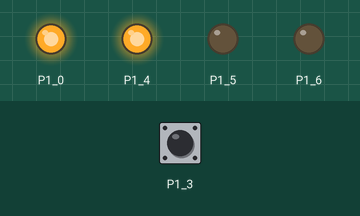
The sketch below on a simulated TI MSP430 LaunchPad. Shown: output pins drawn as LEDs (lit = HIGH). The inputs (shaded band) are chosen by the test bench; at power-on: P1_3 HIGH.

Above: at 1.2 s.
1.3 s: P1_3 pulled LOW for 0.15 s
At 1.37 s:
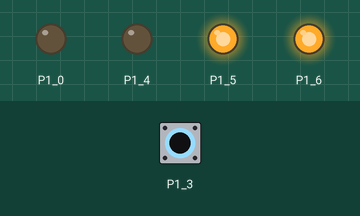
2.9 s: P1_3 pulled LOW for 3.2 s
At 7.0 s:
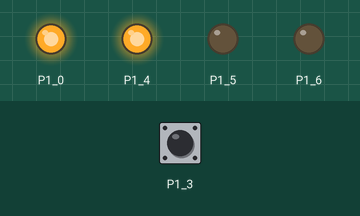
Timing chart, 0 to 8.5 s (numbered marks = the images above; inputs shaded):
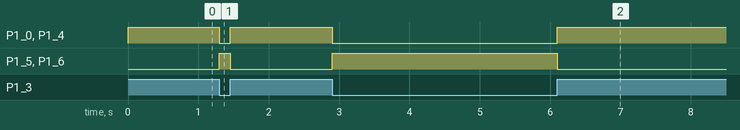

The sketch:

H_Bridge_Test.ino
```cpp
void setup()
{
  // put your setup code here, to run once:
  pinMode(PUSH2, INPUT_PULLUP);
  pinMode(P1_4, OUTPUT);
  pinMode(P1_5, OUTPUT);
  pinMode(RED_LED, OUTPUT);
  pinMode(GREEN_LED, OUTPUT);
  digitalWrite(P1_4, LOW);
  digitalWrite(P1_5, LOW);
  Serial.begin(9600);
}

void loop()
{
  // put your main code here, to run repeatedly:
//  if (digitalRead(P1_4) == HIGH && digitalRead(P1_5) == HIGH) {
//    digitalWrite(P1_4, LOW);
//    digitalWrite(P1_5, LOW);
//  }

  if (digitalRead(PUSH2) == HIGH) {
    digitalWrite(P1_4, HIGH);
    digitalWrite(P1_5, LOW);
    digitalWrite(RED_LED, HIGH);
    digitalWrite(GREEN_LED, LOW);
  } else {
    digitalWrite(P1_4, LOW);
    digitalWrite(P1_5, HIGH);
    digitalWrite(RED_LED, LOW);
    digitalWrite(GREEN_LED, HIGH);
  }
}
```

Measured:
- after the input at 1.3 s, P1_0, P1_4: HIGH → LOW at once, → HIGH 0.15 s later; P1_5, P1_6: LOW → HIGH at once, → LOW 0.15 s later
- after the input at 2.9 s, P1_0, P1_4: HIGH → LOW at once, → HIGH 3.2 s later; P1_5, P1_6: LOW → HIGH at once, → LOW 3.2 s later
